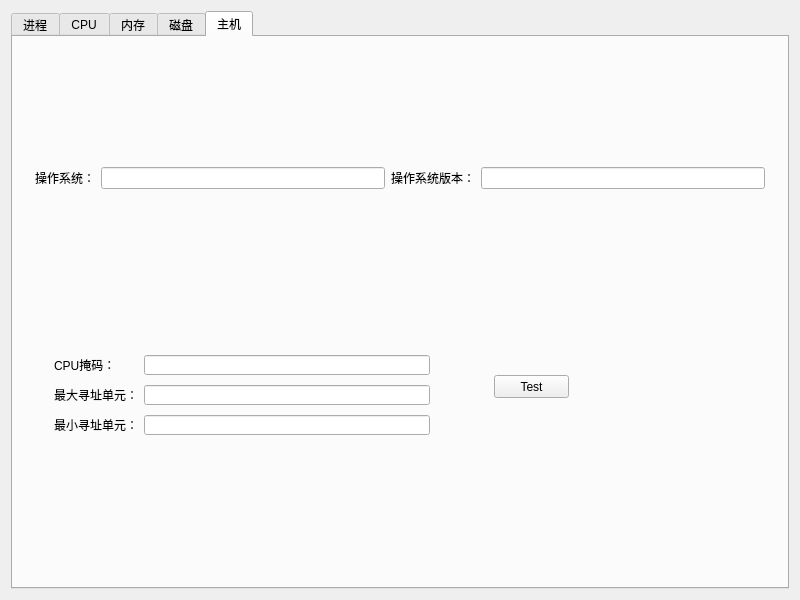
<?xml version="1.0" encoding="UTF-8"?>
<ui version="4.0">
 <class>Widget</class>
 <widget class="QWidget" name="Widget">
  <property name="geometry">
   <rect>
    <x>0</x>
    <y>0</y>
    <width>800</width>
    <height>600</height>
   </rect>
  </property>
  <property name="windowTitle">
   <string>Widget</string>
  </property>
  <layout class="QVBoxLayout" name="verticalLayout_3">
   <item>
    <widget class="QTabWidget" name="tabWidget">
     <property name="currentIndex">
      <number>4</number>
     </property>
     <widget class="QWidget" name="tab_6">
      <attribute name="title">
       <string>进程</string>
      </attribute>
      <layout class="QVBoxLayout" name="verticalLayout_5">
       <item>
        <widget class="QTableView" name="TV_process"/>
       </item>
      </layout>
     </widget>
     <widget class="QWidget" name="tab_2">
      <attribute name="title">
       <string>CPU</string>
      </attribute>
      <layout class="QGridLayout" name="gridLayout" columnstretch="0,0,0,0,0,0,0">
       <item row="4" column="1">
        <widget class="QLabel" name="label_7">
         <property name="text">
          <string>CPU等级：</string>
         </property>
        </widget>
       </item>
       <item row="3" column="2">
        <widget class="QLineEdit" name="LE_cpu_page_size">
         <property name="readOnly">
          <bool>true</bool>
         </property>
        </widget>
       </item>
       <item row="1" column="6">
        <widget class="QLineEdit" name="LE_cpu_count">
         <property name="readOnly">
          <bool>true</bool>
         </property>
        </widget>
       </item>
       <item row="1" column="4">
        <widget class="QLabel" name="label_2">
         <property name="text">
          <string>CPU个数：</string>
         </property>
        </widget>
       </item>
       <item row="4" column="2">
        <widget class="QLineEdit" name="LE_cpu_level">
         <property name="readOnly">
          <bool>true</bool>
         </property>
        </widget>
       </item>
       <item row="3" column="1">
        <widget class="QLabel" name="label_3">
         <property name="text">
          <string>CPU分页大小：</string>
         </property>
        </widget>
       </item>
       <item row="0" column="1">
        <widget class="QLabel" name="label_8">
         <property name="text">
          <string>CPU名称：</string>
         </property>
        </widget>
       </item>
       <item row="0" column="2">
        <widget class="QLineEdit" name="LE_cpu_name">
         <property name="readOnly">
          <bool>true</bool>
         </property>
        </widget>
       </item>
       <item row="0" column="4">
        <widget class="QLabel" name="label_9">
         <property name="text">
          <string>CPU主频：</string>
         </property>
        </widget>
       </item>
       <item row="0" column="6">
        <widget class="QLineEdit" name="LE_cpu_frequency">
         <property name="readOnly">
          <bool>true</bool>
         </property>
        </widget>
       </item>
       <item row="1" column="1">
        <widget class="QLabel" name="label_19">
         <property name="text">
          <string>CPU型号：</string>
         </property>
        </widget>
       </item>
       <item row="1" column="2">
        <widget class="QLineEdit" name="LE_cpu_type_name">
         <property name="readOnly">
          <bool>true</bool>
         </property>
        </widget>
       </item>
       <item row="3" column="4">
        <widget class="QLabel" name="label_10">
         <property name="text">
          <string>CPU版本：</string>
         </property>
        </widget>
       </item>
       <item row="3" column="6">
        <widget class="QLineEdit" name="LE_cpu_version">
         <property name="readOnly">
          <bool>true</bool>
         </property>
        </widget>
       </item>
       <item row="4" column="4">
        <widget class="QLabel" name="label_11">
         <property name="text">
          <string>CPU使用率</string>
         </property>
        </widget>
       </item>
       <item row="4" column="6">
        <widget class="QLineEdit" name="LE_cpu_used">
         <property name="readOnly">
          <bool>true</bool>
         </property>
        </widget>
       </item>
      </layout>
     </widget>
     <widget class="QWidget" name="tab_3">
      <attribute name="title">
       <string>内存</string>
      </attribute>
      <layout class="QGridLayout" name="gridLayout_2">
       <item row="0" column="0">
        <widget class="QLabel" name="label_12">
         <property name="text">
          <string>物理内存使用率：</string>
         </property>
        </widget>
       </item>
       <item row="2" column="0">
        <widget class="QLabel" name="label_14">
         <property name="text">
          <string>可用物理内存：</string>
         </property>
        </widget>
       </item>
       <item row="4" column="0">
        <widget class="QLabel" name="label_16">
         <property name="text">
          <string>可用页面文件大小：</string>
         </property>
        </widget>
       </item>
       <item row="4" column="1">
        <widget class="QLineEdit" name="LE_page_avail">
         <property name="readOnly">
          <bool>true</bool>
         </property>
        </widget>
       </item>
       <item row="2" column="1">
        <widget class="QLineEdit" name="LE_mem_avail">
         <property name="readOnly">
          <bool>true</bool>
         </property>
        </widget>
       </item>
       <item row="0" column="1">
        <widget class="QLineEdit" name="LE_mem_used">
         <property name="readOnly">
          <bool>true</bool>
         </property>
        </widget>
       </item>
       <item row="6" column="0">
        <widget class="QLabel" name="label_18">
         <property name="text">
          <string>可用虚拟内存：</string>
         </property>
        </widget>
       </item>
       <item row="0" column="2">
        <widget class="QLabel" name="label_13">
         <property name="text">
          <string>物理内存总量：</string>
         </property>
        </widget>
       </item>
       <item row="6" column="1">
        <widget class="QLineEdit" name="LE_virtual_avail">
         <property name="readOnly">
          <bool>true</bool>
         </property>
        </widget>
       </item>
       <item row="0" column="3">
        <widget class="QLineEdit" name="LE_mem_total">
         <property name="readOnly">
          <bool>true</bool>
         </property>
        </widget>
       </item>
       <item row="2" column="2">
        <widget class="QLabel" name="label_15">
         <property name="text">
          <string>系统页面文件大小：</string>
         </property>
        </widget>
       </item>
       <item row="2" column="3">
        <widget class="QLineEdit" name="LE_page_size">
         <property name="readOnly">
          <bool>true</bool>
         </property>
        </widget>
       </item>
       <item row="4" column="2">
        <widget class="QLabel" name="label_17">
         <property name="text">
          <string>虚拟内存总量：</string>
         </property>
        </widget>
       </item>
       <item row="4" column="3">
        <widget class="QLineEdit" name="LE_virtual_total">
         <property name="readOnly">
          <bool>true</bool>
         </property>
        </widget>
       </item>
      </layout>
     </widget>
     <widget class="QWidget" name="tab_4">
      <attribute name="title">
       <string>磁盘</string>
      </attribute>
      <layout class="QVBoxLayout" name="verticalLayout">
       <item>
        <widget class="QTableWidget" name="TW_disk">
         <column>
          <property name="text">
           <string>所在盘符</string>
          </property>
         </column>
         <column>
          <property name="text">
           <string>磁盘类型</string>
          </property>
         </column>
         <column>
          <property name="text">
           <string>剩余量</string>
          </property>
         </column>
         <column>
          <property name="text">
           <string>使用量</string>
          </property>
         </column>
         <column>
          <property name="text">
           <string>总量</string>
          </property>
         </column>
        </widget>
       </item>
      </layout>
     </widget>
     <widget class="QWidget" name="tab_5">
      <attribute name="title">
       <string>主机</string>
      </attribute>
      <layout class="QVBoxLayout" name="verticalLayout_4">
       <item>
        <widget class="QWidget" name="widget_2" native="true">
         <layout class="QGridLayout" name="gridLayout_3">
          <item row="0" column="0">
           <widget class="QLabel" name="label_4">
            <property name="text">
             <string>操作系统：</string>
            </property>
           </widget>
          </item>
          <item row="0" column="1">
           <widget class="QLineEdit" name="LE_pc_OS">
            <property name="readOnly">
             <bool>true</bool>
            </property>
           </widget>
          </item>
          <item row="0" column="2">
           <widget class="QLabel" name="label_20">
            <property name="text">
             <string>操作系统版本：</string>
            </property>
           </widget>
          </item>
          <item row="0" column="3">
           <widget class="QLineEdit" name="LE_pc_os_version">
            <property name="readOnly">
             <bool>true</bool>
            </property>
           </widget>
          </item>
         </layout>
        </widget>
       </item>
       <item>
        <widget class="QWidget" name="widget" native="true">
         <widget class="QLineEdit" name="LE_cpu_mask">
          <property name="geometry">
           <rect>
            <x>120</x>
            <y>40</y>
            <width>286</width>
            <height>20</height>
           </rect>
          </property>
         </widget>
         <widget class="QLabel" name="label">
          <property name="geometry">
           <rect>
            <x>30</x>
            <y>40</y>
            <width>84</width>
            <height>20</height>
           </rect>
          </property>
          <property name="text">
           <string>CPU掩码：</string>
          </property>
         </widget>
         <widget class="QLabel" name="label_6">
          <property name="geometry">
           <rect>
            <x>30</x>
            <y>100</y>
            <width>84</width>
            <height>20</height>
           </rect>
          </property>
          <property name="text">
           <string>最小寻址单元：</string>
          </property>
         </widget>
         <widget class="QLabel" name="label_5">
          <property name="geometry">
           <rect>
            <x>30</x>
            <y>70</y>
            <width>84</width>
            <height>20</height>
           </rect>
          </property>
          <property name="text">
           <string>最大寻址单元：</string>
          </property>
         </widget>
         <widget class="QLineEdit" name="LE_cpu_min_addr">
          <property name="geometry">
           <rect>
            <x>120</x>
            <y>100</y>
            <width>286</width>
            <height>20</height>
           </rect>
          </property>
         </widget>
         <widget class="QLineEdit" name="LE_cpu_max_addr">
          <property name="geometry">
           <rect>
            <x>120</x>
            <y>70</y>
            <width>286</width>
            <height>20</height>
           </rect>
          </property>
         </widget>
         <widget class="QPushButton" name="test">
          <property name="geometry">
           <rect>
            <x>470</x>
            <y>60</y>
            <width>75</width>
            <height>23</height>
           </rect>
          </property>
          <property name="text">
           <string>Test</string>
          </property>
         </widget>
        </widget>
       </item>
      </layout>
     </widget>
    </widget>
   </item>
  </layout>
 </widget>
 <layoutdefault spacing="6" margin="11"/>
 <resources/>
 <connections/>
</ui>
